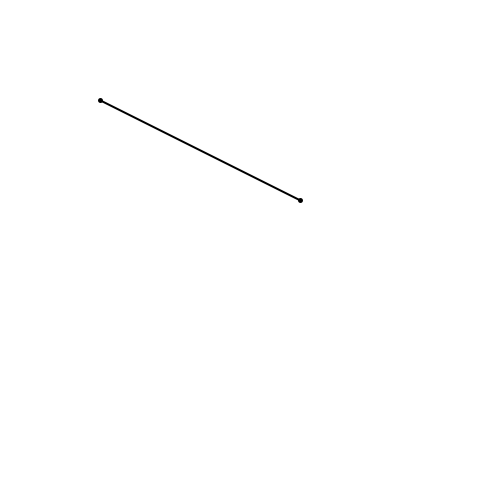
Frame 1 (no input)
Frame 60 (the mouse pressed at the canvas centre just before this capture): identical to frame 1, image omitted
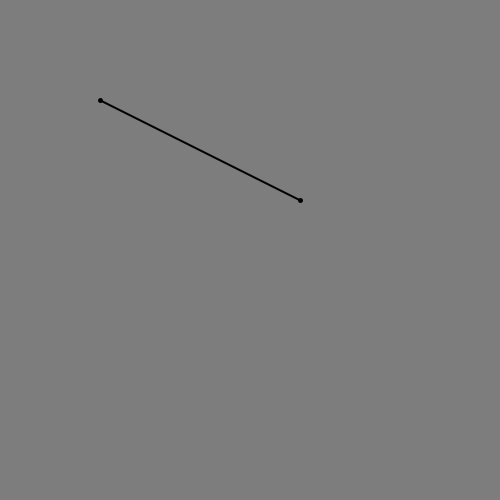
Frame 120 (the mouse held since frame 60 and released just before this capture)

The Processing sketch that drew these frames (run headless with seeded random() and noise(); from frame 60 on, the mouse is pressed at the canvas centre):

// Processing sketch: Position_Mouse_Corps
// ── Position_Mouse_Corps.pde
float x = 100, y = 100, x1 = 300, y1 = 200;


void setup() {
  size(500, 500);
}

void draw() {

  if (isDessous(mouseX, mouseY, x, y, x1, y1, "dessus")) background(255);
  else background(125);
  
  strokeWeight(5);
  stroke(0);
  point(x, y);
  point(x1, y1);
  strokeWeight(2);
  line(x, y, x1, y1);
}



boolean isDessous(float mx, float my, float x1, float y1, float x2, float y2, String sens) {
  boolean dessous = false;

  float a = (y2-y1)/(x2-x1);
  float b = -(a*x1-y1);  
  float yf = a*mx+b;

  if (sens == "dessous") {
    if (my < yf) dessous = false;
    else dessous = true;
  } else { 
    if (my > yf) {
      dessous = false;
    } else dessous = true;
  }

  return dessous;
}
